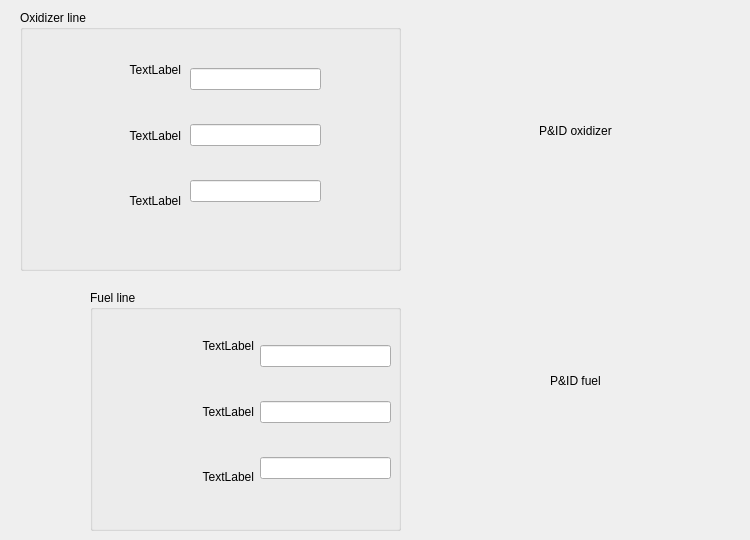
    <widget class="QWidget" name="feedTab">
     <attribute name="title">
      <string>Feed system</string>
     </attribute>
     <widget class="QGroupBox" name="groupBox_11">
      <property name="geometry">
       <rect>
        <x>20</x>
        <y>10</y>
        <width>381</width>
        <height>261</height>
       </rect>
      </property>
      <property name="title">
       <string>Oxidizer line</string>
      </property>
      <widget class="QWidget" name="verticalLayoutWidget_21">
       <property name="geometry">
        <rect>
         <x>10</x>
         <y>30</y>
         <width>151</width>
         <height>191</height>
        </rect>
       </property>
       <layout class="QVBoxLayout" name="verticalLayout_9">
        <item>
         <widget class="QLabel" name="label_40">
          <property name="text">
           <string>TextLabel</string>
          </property>
          <property name="alignment">
           <set>Qt::AlignRight|Qt::AlignTrailing|Qt::AlignVCenter</set>
          </property>
         </widget>
        </item>
        <item>
         <widget class="QLabel" name="label_42">
          <property name="text">
           <string>TextLabel</string>
          </property>
          <property name="alignment">
           <set>Qt::AlignRight|Qt::AlignTrailing|Qt::AlignVCenter</set>
          </property>
         </widget>
        </item>
        <item>
         <widget class="QLabel" name="label_41">
          <property name="text">
           <string>TextLabel</string>
          </property>
          <property name="alignment">
           <set>Qt::AlignRight|Qt::AlignTrailing|Qt::AlignVCenter</set>
          </property>
         </widget>
        </item>
       </layout>
      </widget>
      <widget class="QWidget" name="verticalLayoutWidget_22">
       <property name="geometry">
        <rect>
         <x>170</x>
         <y>30</y>
         <width>131</width>
         <height>191</height>
        </rect>
       </property>
       <layout class="QVBoxLayout" name="verticalLayout_10">
        <item>
         <widget class="QLineEdit" name="lineEdit_2"/>
        </item>
        <item>
         <widget class="QLineEdit" name="lineEdit_3"/>
        </item>
        <item>
         <widget class="QLineEdit" name="lineEdit"/>
        </item>
       </layout>
      </widget>
     </widget>
     <widget class="QGroupBox" name="groupBox_12">
      <property name="geometry">
       <rect>
        <x>90</x>
        <y>290</y>
        <width>311</width>
        <height>241</height>
       </rect>
      </property>
      <property name="title">
       <string>Fuel line</string>
      </property>
      <widget class="QWidget" name="verticalLayoutWidget_23">
       <property name="geometry">
        <rect>
         <x>13</x>
         <y>26</y>
         <width>151</width>
         <height>191</height>
        </rect>
       </property>
       <layout class="QVBoxLayout" name="verticalLayout_23">
        <item>
         <widget class="QLabel" name="label_45">
          <property name="text">
           <string>TextLabel</string>
          </property>
          <property name="alignment">
           <set>Qt::AlignRight|Qt::AlignTrailing|Qt::AlignVCenter</set>
          </property>
         </widget>
        </item>
        <item>
         <widget class="QLabel" name="label_44">
          <property name="text">
           <string>TextLabel</string>
          </property>
          <property name="alignment">
           <set>Qt::AlignRight|Qt::AlignTrailing|Qt::AlignVCenter</set>
          </property>
         </widget>
        </item>
        <item>
         <widget class="QLabel" name="label_43">
          <property name="text">
           <string>TextLabel</string>
          </property>
          <property name="alignment">
           <set>Qt::AlignRight|Qt::AlignTrailing|Qt::AlignVCenter</set>
          </property>
         </widget>
        </item>
       </layout>
      </widget>
      <widget class="QWidget" name="verticalLayoutWidget_24">
       <property name="geometry">
        <rect>
         <x>170</x>
         <y>27</y>
         <width>131</width>
         <height>191</height>
        </rect>
       </property>
       <layout class="QVBoxLayout" name="verticalLayout_24">
        <item>
         <widget class="QLineEdit" name="lineEdit_5"/>
        </item>
        <item>
         <widget class="QLineEdit" name="lineEdit_6"/>
        </item>
        <item>
         <widget class="QLineEdit" name="lineEdit_4"/>
        </item>
       </layout>
      </widget>
     </widget>
     <widget class="QLabel" name="label_pid_ox">
      <property name="geometry">
       <rect>
        <x>410</x>
        <y>10</y>
        <width>331</width>
        <height>241</height>
       </rect>
      </property>
      <property name="text">
       <string>P&amp;ID oxidizer</string>
      </property>
      <property name="alignment">
       <set>Qt::AlignCenter</set>
      </property>
     </widget>
     <widget class="QLabel" name="label_pid_fuel">
      <property name="geometry">
       <rect>
        <x>410</x>
        <y>260</y>
        <width>331</width>
        <height>241</height>
       </rect>
      </property>
      <property name="text">
       <string>P&amp;ID fuel</string>
      </property>
      <property name="alignment">
       <set>Qt::AlignCenter</set>
      </property>
     </widget>
    </widget>
